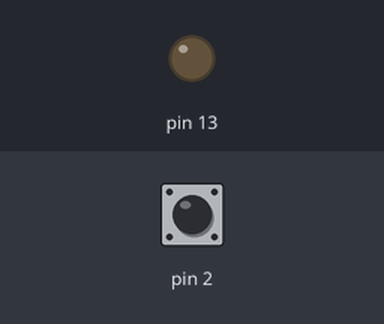
The sketch below on a simulated Arduino Uno, built with avr-gcc and run on an emulated ATmega328P. On the bench: output pins drawn as LEDs (lit = HIGH). Inputs (shaded band) come from the test bench; at power-on: pin 2 HIGH.

Above: at 1.2 s.
1.3 s: pin 2 pulled LOW for 0.15 s
At 1.37 s:
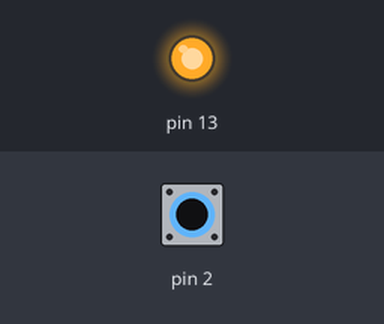
2.9 s: pin 2 pulled LOW for 3.2 s
At 6.5 s:
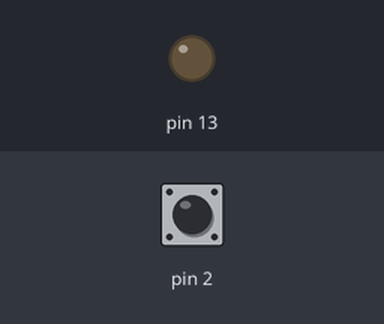
Timing chart, 0 to 8.0 s (numbered marks = the images above; inputs shaded):
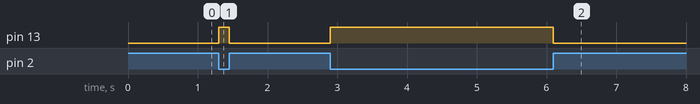

Measured:
- after the input at 1.3 s, pin 13: LOW → HIGH at once, → LOW 0.15 s later
- after the input at 2.9 s, pin 13: LOW → HIGH at once, → LOW 3.2 s later

The sketch:

Test.ino
```cpp
void setup() {
  // put your setup code here, to run once:
  pinMode(13,OUTPUT);

  pinMode(2,INPUT);
  digitalWrite(2,HIGH);
}

void loop() {
  // put your main code here, to run repeatedly:
  if(digitalRead(2) == LOW)
    {
      digitalWrite(13,HIGH);
    }
    else
    {
     digitalWrite(13,LOW);
    }
}
```
